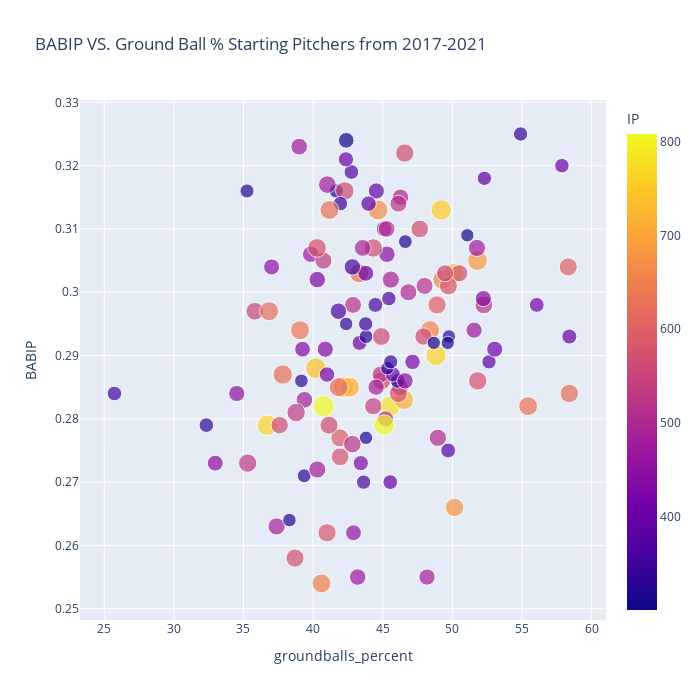

Write notebook code for a chart like this one.
### Code cell
fig = px.scatter(fg_sav, x="groundballs_percent", y="BABIP",
                 size = 'pitch_count',color ="IP",
                 hover_name="Name", log_x=False, size_max=15, width=700, height=700,
                 title = "BABIP VS. Ground Ball % Starting Pitchers from 2017-2021")
fig.show()

### Figure 1 — Plotly figure (JSON) as saved in the notebook; plotly's stock layout.template omitted (floating-point values rounded to 4 significant figures; data arrays with more than 128 entries replaced by an {"elided": "..."} marker saying what was removed)
{"data": [{"hovertemplate": "<b>%{hovertext}</b><br><br>groundballs_percent=%{x}<br>BABIP=%{y}<br>pitch_count=%{marker.size}<br>IP=%{marker.color}<extra></extra>", "hovertext": {"elided": "132 str values"}, "legendgroup": "", "marker": {"color": {"elided": "132 float values"}, "coloraxis": "coloraxis", "size": {"elided": "132 int values"}, "sizemode": "area", "sizeref": 58.24, "symbol": "circle"}, "mode": "markers", "name": "", "orientation": "v", "showlegend": false, "type": "scatter", "x": {"elided": "132 float values"}, "xaxis": "x", "y": {"elided": "132 float values"}, "yaxis": "y"}], "layout": {"coloraxis": {"colorbar": {"title": {"text": "IP"}}, "colorscale": [[0, "#0d0887"], [0.1111, "#46039f"], [0.2222, "#7201a8"], [0.3333, "#9c179e"], [0.4444, "#bd3786"], [0.5556, "#d8576b"], [0.6667, "#ed7953"], [0.7778, "#fb9f3a"], [0.8889, "#fdca26"], [1, "#f0f921"]]}, "height": 700, "legend": {"itemsizing": "constant", "tracegroupgap": 0}, "title": {"text": "BABIP VS. Ground Ball % Starting Pitchers from 2017-2021"}, "width": 700, "xaxis": {"anchor": "y", "domain": [0, 1], "title": {"text": "groundballs_percent"}}, "yaxis": {"anchor": "x", "domain": [0, 1], "title": {"text": "BABIP"}}}}
